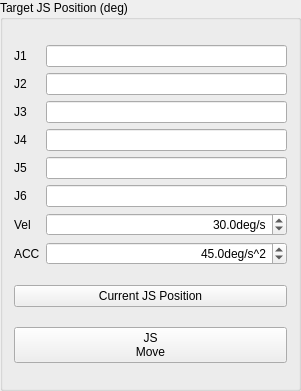
     <widget class="QGroupBox" name="groupBox_7">
      <property name="geometry">
       <rect>
        <x>340</x>
        <y>10</y>
        <width>301</width>
        <height>391</height>
       </rect>
      </property>
      <property name="title">
       <string>Target JS Position (deg)</string>
      </property>
      <layout class="QHBoxLayout" name="horizontalLayout_4">
       <item>
        <layout class="QVBoxLayout" name="verticalLayout_5">
         <item>
          <layout class="QGridLayout" name="gridLayout_18">
           <item row="0" column="1">
            <layout class="QGridLayout" name="gridLayout_5">
             <item row="3" column="0">
              <widget class="QLabel" name="labelTargetX_17">
               <property name="text">
                <string>J4</string>
               </property>
              </widget>
             </item>
             <item row="2" column="0">
              <widget class="QLabel" name="labelTargetX_18">
               <property name="text">
                <string>J3</string>
               </property>
              </widget>
             </item>
             <item row="7" column="0">
              <widget class="QLabel" name="labelTargetAcceleration_2">
               <property name="text">
                <string>ACC</string>
               </property>
              </widget>
             </item>
             <item row="5" column="0">
              <widget class="QLabel" name="labelTargetX_15">
               <property name="text">
                <string>J6</string>
               </property>
              </widget>
             </item>
             <item row="0" column="0">
              <widget class="QLabel" name="labelTargetX_30">
               <property name="text">
                <string>J1</string>
               </property>
              </widget>
             </item>
             <item row="1" column="0">
              <widget class="QLabel" name="labelTargetX_29">
               <property name="text">
                <string>J2</string>
               </property>
              </widget>
             </item>
             <item row="4" column="0">
              <widget class="QLabel" name="labelTargetX_16">
               <property name="text">
                <string>J5</string>
               </property>
              </widget>
             </item>
             <item row="6" column="0">
              <widget class="QLabel" name="labelTargetVelocity_2">
               <property name="text">
                <string>Vel</string>
               </property>
              </widget>
             </item>
             <item row="0" column="1">
              <widget class="QLineEdit" name="lineEdit_robotATargetQ_1">
               <property name="enabled">
                <bool>true</bool>
               </property>
               <property name="alignment">
                <set>Qt::AlignRight|Qt::AlignTrailing|Qt::AlignVCenter</set>
               </property>
              </widget>
             </item>
             <item row="1" column="1">
              <widget class="QLineEdit" name="lineEdit_robotATargetQ_2">
               <property name="enabled">
                <bool>true</bool>
               </property>
               <property name="alignment">
                <set>Qt::AlignRight|Qt::AlignTrailing|Qt::AlignVCenter</set>
               </property>
              </widget>
             </item>
             <item row="2" column="1">
              <widget class="QLineEdit" name="lineEdit_robotATargetQ_3">
               <property name="enabled">
                <bool>true</bool>
               </property>
               <property name="alignment">
                <set>Qt::AlignRight|Qt::AlignTrailing|Qt::AlignVCenter</set>
               </property>
              </widget>
             </item>
             <item row="3" column="1">
              <widget class="QLineEdit" name="lineEdit_robotATargetQ_4">
               <property name="enabled">
                <bool>true</bool>
               </property>
               <property name="alignment">
                <set>Qt::AlignRight|Qt::AlignTrailing|Qt::AlignVCenter</set>
               </property>
              </widget>
             </item>
             <item row="4" column="1">
              <widget class="QLineEdit" name="lineEdit_robotATargetQ_5">
               <property name="enabled">
                <bool>true</bool>
               </property>
               <property name="alignment">
                <set>Qt::AlignRight|Qt::AlignTrailing|Qt::AlignVCenter</set>
               </property>
              </widget>
             </item>
             <item row="5" column="1">
              <widget class="QLineEdit" name="lineEdit_robotATargetQ_6">
               <property name="enabled">
                <bool>true</bool>
               </property>
               <property name="alignment">
                <set>Qt::AlignRight|Qt::AlignTrailing|Qt::AlignVCenter</set>
               </property>
              </widget>
             </item>
             <item row="6" column="1">
              <widget class="QDoubleSpinBox" name="task_doubleSpinBox_JSvelRobotA">
               <property name="minimumSize">
                <size>
                 <width>100</width>
                 <height>0</height>
                </size>
               </property>
               <property name="alignment">
                <set>Qt::AlignRight|Qt::AlignTrailing|Qt::AlignVCenter</set>
               </property>
               <property name="suffix">
                <string>deg/s</string>
               </property>
               <property name="decimals">
                <number>1</number>
               </property>
               <property name="maximum">
                <double>120.000000000000000</double>
               </property>
               <property name="singleStep">
                <double>5.000000000000000</double>
               </property>
               <property name="value">
                <double>30.000000000000000</double>
               </property>
              </widget>
             </item>
             <item row="7" column="1">
              <widget class="QDoubleSpinBox" name="task_doubleSpinBox_JSaccRobotA">
               <property name="minimumSize">
                <size>
                 <width>0</width>
                 <height>0</height>
                </size>
               </property>
               <property name="alignment">
                <set>Qt::AlignRight|Qt::AlignTrailing|Qt::AlignVCenter</set>
               </property>
               <property name="suffix">
                <string>deg/s^2</string>
               </property>
               <property name="decimals">
                <number>1</number>
               </property>
               <property name="maximum">
                <double>360.000000000000000</double>
               </property>
               <property name="singleStep">
                <double>5.000000000000000</double>
               </property>
               <property name="value">
                <double>45.000000000000000</double>
               </property>
              </widget>
             </item>
            </layout>
           </item>
           <item row="0" column="2">
            <layout class="QGridLayout" name="gridLayout_19"/>
           </item>
          </layout>
         </item>
         <item>
          <layout class="QHBoxLayout" name="horizontalLayout_12">
           <item>
            <widget class="QPushButton" name="pushButton_setCurQ_robotA">
             <property name="text">
              <string>Current JS Position</string>
             </property>
            </widget>
           </item>
          </layout>
         </item>
         <item>
          <layout class="QHBoxLayout" name="horizontalLayout_7">
           <item>
            <widget class="QPushButton" name="pushButton_jsMove_robotA">
             <property name="text">
              <string>JS
Move</string>
             </property>
            </widget>
           </item>
          </layout>
         </item>
        </layout>
       </item>
      </layout>
     </widget>
